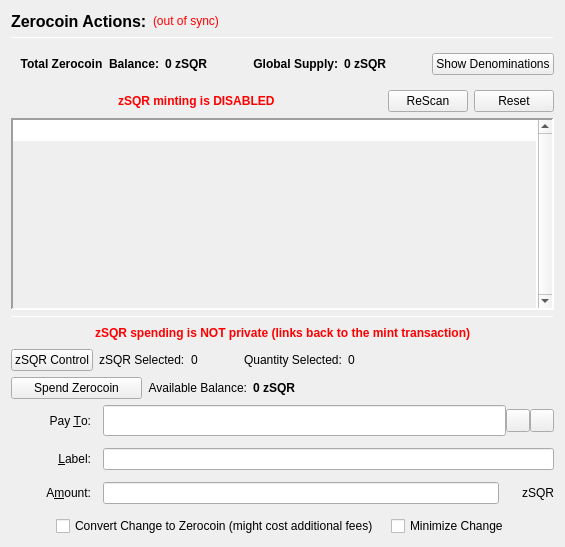
                  <widget class="QFrame" name="verticalFrameLeft">
                   <layout class="QVBoxLayout" name="verticalLayout_2">
                    <item>
                     <layout class="QVBoxLayout" name="verticalLayout_3">
                      <item>
                       <layout class="QHBoxLayout" name="horizontalLayout_3">
                        <item>
                         <widget class="QLabel" name="labelzSQRActions">
                          <property name="font">
                           <font>
                            <pointsize>12</pointsize>
                            <weight>75</weight>
                            <bold>true</bold>
                           </font>
                          </property>
                          <property name="text">
                           <string>Zerocoin Actions:</string>
                          </property>
                          <property name="alignment">
                           <set>Qt::AlignLeading|Qt::AlignLeft|Qt::AlignVCenter</set>
                          </property>
                         </widget>
                        </item>
                        <item>
                         <widget class="QLabel" name="labelzSQRSyncStatus">
                          <property name="toolTip">
                           <string>The displayed information may be out of date. Your wallet automatically synchronizes with the sQuorum network after a connection is established, but this process has not completed yet.</string>
                          </property>
                          <property name="styleSheet">
                           <string notr="true">QLabel { color: red; }</string>
                          </property>
                          <property name="text">
                           <string notr="true">(out of sync)</string>
                          </property>
                          <property name="alignment">
                           <set>Qt::AlignLeading|Qt::AlignLeft|Qt::AlignVCenter</set>
                          </property>
                         </widget>
                        </item>
                        <item>
                         <spacer name="horizontalSpacer">
                          <property name="orientation">
                           <enum>Qt::Horizontal</enum>
                          </property>
                          <property name="sizeHint" stdset="0">
                           <size>
                            <width>40</width>
                            <height>20</height>
                           </size>
                          </property>
                         </spacer>
                        </item>
                       </layout>
                      </item>
                      <item>
                       <widget class="Line" name="lineUpperLeft">
                        <property name="minimumSize">
                         <size>
                          <width>0</width>
                          <height>1</height>
                         </size>
                        </property>
                        <property name="maximumSize">
                         <size>
                          <width>16777215</width>
                          <height>1</height>
                         </size>
                        </property>
                        <property name="frameShadow">
                         <enum>QFrame::Sunken</enum>
                        </property>
                        <property name="orientation">
                         <enum>Qt::Horizontal</enum>
                        </property>
                       </widget>
                      </item>
                      <item>
                       <widget class="QFrame" name="balanceSupplyFrame">
                        <layout class="QHBoxLayout" name="horizontalLayout_2" stretch="0,0,0,1,0">
                         <property name="rightMargin">
                          <number>0</number>
                         </property>
                         <item>
                          <layout class="QHBoxLayout" name="horizontalLayout_34">
                           <item>
                            <widget class="QLabel" name="labelzAvailableText_3">
                             <property name="font">
                              <font>
                               <weight>75</weight>
                               <bold>true</bold>
                              </font>
                             </property>
                             <property name="toolTip">
                              <string>Total Balance including unconfirmed and immature zSQR</string>
                             </property>
                             <property name="text">
                              <string>Total Zerocoin  Balance:</string>
                             </property>
                             <property name="alignment">
                              <set>Qt::AlignRight|Qt::AlignTrailing|Qt::AlignVCenter</set>
                             </property>
                            </widget>
                           </item>
                           <item>
                            <widget class="QLabel" name="labelzAvailableAmount_4">
                             <property name="minimumSize">
                              <size>
                               <width>40</width>
                               <height>0</height>
                              </size>
                             </property>
                             <property name="font">
                              <font>
                               <weight>75</weight>
                               <bold>true</bold>
                              </font>
                             </property>
                             <property name="toolTip">
                              <string>Total Balance including unconfirmed and immature zSQR</string>
                             </property>
                             <property name="text">
                              <string>0 zSQR</string>
                             </property>
                             <property name="alignment">
                              <set>Qt::AlignLeading|Qt::AlignLeft|Qt::AlignVCenter</set>
                             </property>
                            </widget>
                           </item>
                          </layout>
                         </item>
                         <item>
                          <spacer name="horizontalSpacer_32">
                           <property name="orientation">
                            <enum>Qt::Horizontal</enum>
                           </property>
                           <property name="sizeHint" stdset="0">
                            <size>
                             <width>40</width>
                             <height>20</height>
                            </size>
                           </property>
                          </spacer>
                         </item>
                         <item>
                          <layout class="QHBoxLayout" name="horizontalLayout_35">
                           <item>
                            <widget class="QLabel" name="labelZsupplyText_2">
                             <property name="font">
                              <font>
                               <weight>75</weight>
                               <bold>true</bold>
                              </font>
                             </property>
                             <property name="text">
                              <string>Global Supply:</string>
                             </property>
                             <property name="alignment">
                              <set>Qt::AlignRight|Qt::AlignTrailing|Qt::AlignVCenter</set>
                             </property>
                            </widget>
                           </item>
                           <item>
                            <widget class="QLabel" name="labelZsupplyAmount_2">
                             <property name="font">
                              <font>
                               <weight>75</weight>
                               <bold>true</bold>
                              </font>
                             </property>
                             <property name="text">
                              <string>0 zSQR</string>
                             </property>
                            </widget>
                           </item>
                          </layout>
                         </item>
                         <item>
                          <spacer name="horizontalSpacer_31">
                           <property name="orientation">
                            <enum>Qt::Horizontal</enum>
                           </property>
                           <property name="sizeHint" stdset="0">
                            <size>
                             <width>40</width>
                             <height>20</height>
                            </size>
                           </property>
                          </spacer>
                         </item>
                         <item>
                          <widget class="QPushButton" name="pushButtonShowDenoms">
                           <property name="toolTip">
                            <string>Show zSQR denominations list</string>
                           </property>
                           <property name="text">
                            <string>Show Denominations</string>
                           </property>
                          </widget>
                         </item>
                        </layout>
                       </widget>
                      </item>
                      <item>
                       <layout class="QHBoxLayout" name="horizontalLayout_4">
                        <item>
                         <spacer name="horizontalSpacer_2">
                          <property name="orientation">
                           <enum>Qt::Horizontal</enum>
                          </property>
                          <property name="sizeHint" stdset="0">
                           <size>
                            <width>40</width>
                            <height>20</height>
                           </size>
                          </property>
                         </spacer>
                        </item>
                        <item>
                         <widget class="QLabel" name="label">
                          <property name="styleSheet">
                           <string notr="true">color: red;
font-weight: bold;</string>
                          </property>
                          <property name="text">
                           <string>zSQR minting is DISABLED</string>
                          </property>
                         </widget>
                        </item>
                        <item>
                         <spacer name="horizontalSpacer_3">
                          <property name="orientation">
                           <enum>Qt::Horizontal</enum>
                          </property>
                          <property name="sizeHint" stdset="0">
                           <size>
                            <width>40</width>
                            <height>20</height>
                           </size>
                          </property>
                         </spacer>
                        </item>
                        <item>
                         <widget class="QPushButton" name="pushButtonMintReset">
                          <property name="maximumSize">
                           <size>
                            <width>80</width>
                            <height>16777215</height>
                           </size>
                          </property>
                          <property name="toolTip">
                           <string>Rescan the complete blockchain for  Zerocoin mints and their meta-data.</string>
                          </property>
                          <property name="text">
                           <string>ReScan</string>
                          </property>
                         </widget>
                        </item>
                        <item>
                         <widget class="QPushButton" name="pushButtonSpentReset">
                          <property name="maximumSize">
                           <size>
                            <width>80</width>
                            <height>16777215</height>
                           </size>
                          </property>
                          <property name="toolTip">
                           <string>Reset Zerocoin Wallet DB. Deletes transactions that did not make it into the blockchain.</string>
                          </property>
                          <property name="text">
                           <string>Reset</string>
                          </property>
                         </widget>
                        </item>
                       </layout>
                      </item>
                      <item>
                       <widget class="QPlainTextEdit" name="TEMintStatus">
                        <property name="font">
                         <font>
                          <pointsize>8</pointsize>
                         </font>
                        </property>
                        <property name="toolTip">
                         <string>Status and/or Mesages from the last Mint Action.</string>
                        </property>
                        <property name="frameShape">
                         <enum>QFrame::Panel</enum>
                        </property>
                        <property name="frameShadow">
                         <enum>QFrame::Sunken</enum>
                        </property>
                        <property name="lineWidth">
                         <number>2</number>
                        </property>
                        <property name="midLineWidth">
                         <number>2</number>
                        </property>
                        <property name="verticalScrollBarPolicy">
                         <enum>Qt::ScrollBarAlwaysOn</enum>
                        </property>
                        <property name="horizontalScrollBarPolicy">
                         <enum>Qt::ScrollBarAlwaysOff</enum>
                        </property>
                        <property name="readOnly">
                         <bool>true</bool>
                        </property>
                        <property name="plainText">
                         <string notr="true"/>
                        </property>
                        <property name="backgroundVisible">
                         <bool>true</bool>
                        </property>
                       </widget>
                      </item>
                      <item>
                       <widget class="Line" name="line">
                        <property name="minimumSize">
                         <size>
                          <width>0</width>
                          <height>1</height>
                         </size>
                        </property>
                        <property name="maximumSize">
                         <size>
                          <width>16777215</width>
                          <height>1</height>
                         </size>
                        </property>
                        <property name="orientation">
                         <enum>Qt::Horizontal</enum>
                        </property>
                       </widget>
                      </item>
                      <item>
                       <layout class="QHBoxLayout" name="horizontalLayout_7">
                        <item>
                         <spacer name="horizontalSpacer_18">
                          <property name="orientation">
                           <enum>Qt::Horizontal</enum>
                          </property>
                          <property name="sizeHint" stdset="0">
                           <size>
                            <width>40</width>
                            <height>20</height>
                           </size>
                          </property>
                         </spacer>
                        </item>
                        <item>
                         <widget class="QLabel" name="label_2">
                          <property name="styleSheet">
                           <string notr="true">color: red;
font-weight: bold;</string>
                          </property>
                          <property name="text">
                           <string>zSQR spending is NOT private (links back to the mint transaction)</string>
                          </property>
                         </widget>
                        </item>
                        <item>
                         <spacer name="horizontalSpacer_30">
                          <property name="orientation">
                           <enum>Qt::Horizontal</enum>
                          </property>
                          <property name="sizeHint" stdset="0">
                           <size>
                            <width>40</width>
                            <height>20</height>
                           </size>
                          </property>
                         </spacer>
                        </item>
                       </layout>
                      </item>
                      <item>
                       <layout class="QHBoxLayout" name="horizontalLayout_24">
                        <property name="leftMargin">
                         <number>0</number>
                        </property>
                        <property name="bottomMargin">
                         <number>0</number>
                        </property>
                        <item>
                         <widget class="QPushButton" name="pushButtonZSqrControl">
                          <property name="text">
                           <string>zSQR Control</string>
                          </property>
                         </widget>
                        </item>
                        <item>
                         <widget class="QLabel" name="labelzSqrSelected">
                          <property name="text">
                           <string>zSQR Selected:</string>
                          </property>
                         </widget>
                        </item>
                        <item>
                         <widget class="QLabel" name="labelzSqrSelected_int">
                          <property name="text">
                           <string>0</string>
                          </property>
                         </widget>
                        </item>
                        <item>
                         <spacer name="horizontalSpacer_17">
                          <property name="orientation">
                           <enum>Qt::Horizontal</enum>
                          </property>
                          <property name="sizeType">
                           <enum>QSizePolicy::Fixed</enum>
                          </property>
                          <property name="sizeHint" stdset="0">
                           <size>
                            <width>40</width>
                            <height>20</height>
                           </size>
                          </property>
                         </spacer>
                        </item>
                        <item>
                         <widget class="QLabel" name="labelQuantitySelected">
                          <property name="text">
                           <string>Quantity Selected:</string>
                          </property>
                         </widget>
                        </item>
                        <item>
                         <widget class="QLabel" name="labelQuantitySelected_int">
                          <property name="text">
                           <string>0</string>
                          </property>
                         </widget>
                        </item>
                        <item>
                         <spacer name="horizontalSpacer_19">
                          <property name="orientation">
                           <enum>Qt::Horizontal</enum>
                          </property>
                          <property name="sizeHint" stdset="0">
                           <size>
                            <width>40</width>
                            <height>20</height>
                           </size>
                          </property>
                         </spacer>
                        </item>
                       </layout>
                      </item>
                      <item>
                       <layout class="QHBoxLayout" name="horizontalLayout_6">
                        <item>
                         <widget class="QPushButton" name="pushButtonSpendzSQR">
                          <property name="minimumSize">
                           <size>
                            <width>131</width>
                            <height>0</height>
                           </size>
                          </property>
                          <property name="toolTip">
                           <string>Spend Zerocoin. Without 'Pay To:' address creates payments to yourself.</string>
                          </property>
                          <property name="text">
                           <string>Spend Zerocoin</string>
                          </property>
                         </widget>
                        </item>
                        <item>
                         <widget class="QLabel" name="labelzSQRBalanceText">
                          <property name="toolTip">
                           <string>Available (mature and spendable) zSQR for spending</string>
                          </property>
                          <property name="text">
                           <string>Available Balance:</string>
                          </property>
                          <property name="alignment">
                           <set>Qt::AlignRight|Qt::AlignTrailing|Qt::AlignVCenter</set>
                          </property>
                         </widget>
                        </item>
                        <item>
                         <widget class="QLabel" name="labelzAvailableAmount_2">
                          <property name="font">
                           <font>
                            <weight>75</weight>
                            <bold>true</bold>
                           </font>
                          </property>
                          <property name="toolTip">
                           <string>Available (mature and spendable) zSQR for spending

zSQR are mature when they have more than 20 confirmations AND more than 2 mints of the same denomination after them were minted</string>
                          </property>
                          <property name="text">
                           <string>0 zSQR</string>
                          </property>
                          <property name="alignment">
                           <set>Qt::AlignLeading|Qt::AlignLeft|Qt::AlignVCenter</set>
                          </property>
                         </widget>
                        </item>
                        <item>
                         <spacer name="horizontalSpacer_4">
                          <property name="orientation">
                           <enum>Qt::Horizontal</enum>
                          </property>
                          <property name="sizeHint" stdset="0">
                           <size>
                            <width>40</width>
                            <height>20</height>
                           </size>
                          </property>
                         </spacer>
                        </item>
                       </layout>
                      </item>
                      <item>
                       <layout class="QGridLayout" name="gridLayout_7">
                        <property name="spacing">
                         <number>12</number>
                        </property>
                        <item row="0" column="0">
                         <widget class="QLabel" name="payToLabel">
                          <property name="minimumSize">
                           <size>
                            <width>80</width>
                            <height>0</height>
                           </size>
                          </property>
                          <property name="text">
                           <string>Pay &amp;To:</string>
                          </property>
                          <property name="alignment">
                           <set>Qt::AlignRight|Qt::AlignTrailing|Qt::AlignVCenter</set>
                          </property>
                          <property name="buddy">
                           <cstring>payTo</cstring>
                          </property>
                         </widget>
                        </item>
                        <item row="0" column="1">
                         <layout class="QHBoxLayout" name="payToLayout">
                          <property name="spacing">
                           <number>0</number>
                          </property>
                          <item>
                           <widget class="QValidatedLineEdit" name="payTo">
                            <property name="enabled">
                             <bool>true</bool>
                            </property>
                            <property name="minimumSize">
                             <size>
                              <width>0</width>
                              <height>31</height>
                             </size>
                            </property>
                            <property name="toolTip">
                             <string>The sQuorum address to send the payment to. Creates local payment to yourself when empty.</string>
                            </property>
                           </widget>
                          </item>
                          <item>
                           <widget class="QToolButton" name="addressBookButton">
                            <property name="toolTip">
                             <string>Choose previously used address</string>
                            </property>
                            <property name="text">
                             <string/>
                            </property>
                            <property name="icon">
                             <iconset resource="../squorum.qrc">
                              <normaloff>:/icons/address-book</normaloff>:/icons/address-book</iconset>
                            </property>
                            <property name="shortcut">
                             <string>Alt+A</string>
                            </property>
                           </widget>
                          </item>
                          <item>
                           <widget class="QToolButton" name="pasteButton">
                            <property name="toolTip">
                             <string>Paste address from clipboard</string>
                            </property>
                            <property name="text">
                             <string/>
                            </property>
                            <property name="icon">
                             <iconset resource="../squorum.qrc">
                              <normaloff>:/icons/editpaste</normaloff>:/icons/editpaste</iconset>
                            </property>
                            <property name="shortcut">
                             <string>Alt+P</string>
                            </property>
                           </widget>
                          </item>
                         </layout>
                        </item>
                        <item row="1" column="0">
                         <widget class="QLabel" name="labelLabel">
                          <property name="minimumSize">
                           <size>
                            <width>80</width>
                            <height>0</height>
                           </size>
                          </property>
                          <property name="text">
                           <string>&amp;Label:</string>
                          </property>
                          <property name="alignment">
                           <set>Qt::AlignRight|Qt::AlignTrailing|Qt::AlignVCenter</set>
                          </property>
                          <property name="buddy">
                           <cstring>addAsLabel</cstring>
                          </property>
                         </widget>
                        </item>
                        <item row="1" column="1">
                         <widget class="QLineEdit" name="addAsLabel">
                          <property name="toolTip">
                           <string>Enter a label for this address to add it to the list of used addresses</string>
                          </property>
                         </widget>
                        </item>
                        <item row="2" column="0">
                         <widget class="QLabel" name="amountLabel">
                          <property name="minimumSize">
                           <size>
                            <width>80</width>
                            <height>0</height>
                           </size>
                          </property>
                          <property name="text">
                           <string>A&amp;mount:</string>
                          </property>
                          <property name="alignment">
                           <set>Qt::AlignRight|Qt::AlignTrailing|Qt::AlignVCenter</set>
                          </property>
                          <property name="buddy">
                           <cstring>zSQRpayAmount</cstring>
                          </property>
                         </widget>
                        </item>
                        <item row="2" column="1">
                         <layout class="QHBoxLayout" name="horizontalLayout_9">
                          <property name="spacing">
                           <number>0</number>
                          </property>
                          <item>
                           <widget class="QLineEdit" name="zSQRpayAmount"/>
                          </item>
                          <item>
                           <widget class="QLabel" name="labelzSQR">
                            <property name="minimumSize">
                             <size>
                              <width>55</width>
                              <height>0</height>
                             </size>
                            </property>
                            <property name="text">
                             <string>zSQR</string>
                            </property>
                            <property name="alignment">
                             <set>Qt::AlignRight|Qt::AlignTrailing|Qt::AlignVCenter</set>
                            </property>
                           </widget>
                          </item>
                         </layout>
                        </item>
                        <item row="3" column="0" colspan="2">
                         <layout class="QHBoxLayout" name="horizontalLayout_10">
                          <item>
                           <spacer name="horizontalSpacer_5">
                            <property name="orientation">
                             <enum>Qt::Horizontal</enum>
                            </property>
                            <property name="sizeHint" stdset="0">
                             <size>
                              <width>40</width>
                              <height>20</height>
                             </size>
                            </property>
                           </spacer>
                          </item>
                          <item>
                           <widget class="QCheckBox" name="checkBoxMintChange">
                            <property name="sizePolicy">
                             <sizepolicy hsizetype="MinimumExpanding" vsizetype="Fixed">
                              <horstretch>0</horstretch>
                              <verstretch>0</verstretch>
                             </sizepolicy>
                            </property>
                            <property name="layoutDirection">
                             <enum>Qt::LeftToRight</enum>
                            </property>
                            <property name="text">
                             <string>Convert Change to Zerocoin (might cost additional fees)</string>
                            </property>
                           </widget>
                          </item>
                          <item>
                           <widget class="QCheckBox" name="checkBoxMinimizeChange">
                            <property name="toolTip">
                             <string>If checked, the wallet tries to minimize the returning change instead of minimizing the number of spent denominations.</string>
                            </property>
                            <property name="text">
                             <string>Minimize Change</string>
                            </property>
                           </widget>
                          </item>
                          <item>
                           <spacer name="horizontalSpacer_6">
                            <property name="orientation">
                             <enum>Qt::Horizontal</enum>
                            </property>
                            <property name="sizeHint" stdset="0">
                             <size>
                              <width>40</width>
                              <height>20</height>
                             </size>
                            </property>
                           </spacer>
                          </item>
                         </layout>
                        </item>
                       </layout>
                      </item>
                     </layout>
                    </item>
                   </layout>
                  </widget>
